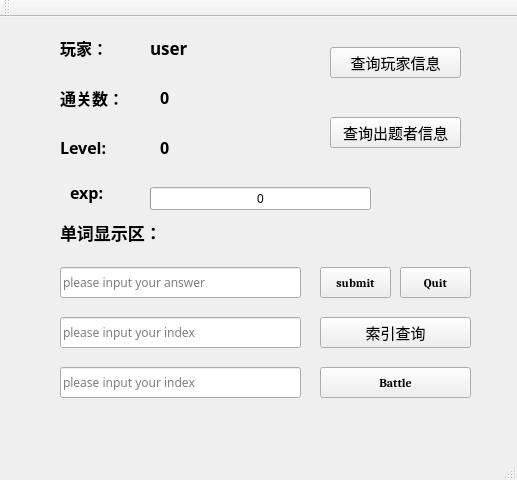
<?xml version="1.0" encoding="UTF-8"?>
<ui version="4.0">
 <class>MainWindow</class>
 <widget class="QMainWindow" name="MainWindow">
  <property name="windowModality">
   <enum>Qt::NonModal</enum>
  </property>
  <property name="geometry">
   <rect>
    <x>0</x>
    <y>0</y>
    <width>517</width>
    <height>480</height>
   </rect>
  </property>
  <property name="cursor">
   <cursorShape>ArrowCursor</cursorShape>
  </property>
  <property name="windowTitle">
   <string>Player</string>
  </property>
  <property name="styleSheet">
   <string notr="true">#MainWindow{border-image: url(:/back/images/3.jpg);}

</string>
  </property>
  <widget class="QWidget" name="centralWidget">
   <widget class="QLabel" name="label_4">
    <property name="geometry">
     <rect>
      <x>60</x>
      <y>70</y>
      <width>81</width>
      <height>21</height>
     </rect>
    </property>
    <property name="font">
     <font>
      <family>华文楷体</family>
      <pointsize>12</pointsize>
      <weight>75</weight>
      <bold>true</bold>
     </font>
    </property>
    <property name="text">
     <string>通关数：</string>
    </property>
   </widget>
   <widget class="QLabel" name="label">
    <property name="geometry">
     <rect>
      <x>200</x>
      <y>200</y>
      <width>171</width>
      <height>31</height>
     </rect>
    </property>
    <property name="font">
     <font>
      <family>Sitka Heading</family>
      <pointsize>16</pointsize>
      <weight>75</weight>
      <bold>true</bold>
     </font>
    </property>
    <property name="styleSheet">
     <string notr="true"/>
    </property>
    <property name="text">
     <string/>
    </property>
   </widget>
   <widget class="QPushButton" name="submit">
    <property name="geometry">
     <rect>
      <x>320</x>
      <y>250</y>
      <width>71</width>
      <height>31</height>
     </rect>
    </property>
    <property name="font">
     <font>
      <family>Cambria</family>
      <weight>75</weight>
      <bold>true</bold>
     </font>
    </property>
    <property name="text">
     <string>submit</string>
    </property>
   </widget>
   <widget class="QPushButton" name="pushButton_player">
    <property name="geometry">
     <rect>
      <x>330</x>
      <y>30</y>
      <width>131</width>
      <height>31</height>
     </rect>
    </property>
    <property name="font">
     <font>
      <family>华文行楷</family>
      <pointsize>11</pointsize>
     </font>
    </property>
    <property name="focusPolicy">
     <enum>Qt::NoFocus</enum>
    </property>
    <property name="text">
     <string>查询玩家信息</string>
    </property>
   </widget>
   <widget class="QLabel" name="label_5">
    <property name="geometry">
     <rect>
      <x>60</x>
      <y>20</y>
      <width>61</width>
      <height>21</height>
     </rect>
    </property>
    <property name="font">
     <font>
      <family>华文楷体</family>
      <pointsize>12</pointsize>
      <weight>75</weight>
      <bold>true</bold>
     </font>
    </property>
    <property name="text">
     <string>玩家：</string>
    </property>
   </widget>
   <widget class="QPushButton" name="Quit">
    <property name="geometry">
     <rect>
      <x>400</x>
      <y>250</y>
      <width>71</width>
      <height>31</height>
     </rect>
    </property>
    <property name="font">
     <font>
      <family>Cambria</family>
      <pointsize>9</pointsize>
      <weight>75</weight>
      <bold>true</bold>
     </font>
    </property>
    <property name="text">
     <string>Quit</string>
    </property>
   </widget>
   <widget class="QLabel" name="user">
    <property name="geometry">
     <rect>
      <x>150</x>
      <y>20</y>
      <width>101</width>
      <height>21</height>
     </rect>
    </property>
    <property name="font">
     <font>
      <family>Sitka Display</family>
      <pointsize>13</pointsize>
      <weight>75</weight>
      <bold>true</bold>
     </font>
    </property>
    <property name="text">
     <string>user</string>
    </property>
    <property name="textFormat">
     <enum>Qt::PlainText</enum>
    </property>
   </widget>
   <widget class="QProgressBar" name="progressBar">
    <property name="geometry">
     <rect>
      <x>150</x>
      <y>170</y>
      <width>221</width>
      <height>23</height>
     </rect>
    </property>
    <property name="maximum">
     <number>150</number>
    </property>
    <property name="value">
     <number>0</number>
    </property>
    <property name="invertedAppearance">
     <bool>false</bool>
    </property>
    <property name="format">
     <string>%v</string>
    </property>
   </widget>
   <widget class="QLabel" name="label_3">
    <property name="geometry">
     <rect>
      <x>60</x>
      <y>120</y>
      <width>61</width>
      <height>21</height>
     </rect>
    </property>
    <property name="font">
     <font>
      <family>微软雅黑</family>
      <pointsize>12</pointsize>
      <weight>75</weight>
      <bold>true</bold>
     </font>
    </property>
    <property name="text">
     <string>Level:</string>
    </property>
   </widget>
   <widget class="QLabel" name="label_2">
    <property name="geometry">
     <rect>
      <x>70</x>
      <y>160</y>
      <width>41</width>
      <height>31</height>
     </rect>
    </property>
    <property name="font">
     <font>
      <family>微软雅黑</family>
      <pointsize>12</pointsize>
      <weight>75</weight>
      <bold>true</bold>
     </font>
    </property>
    <property name="text">
     <string>exp:</string>
    </property>
   </widget>
   <widget class="QPushButton" name="pushButton_tester">
    <property name="geometry">
     <rect>
      <x>330</x>
      <y>100</y>
      <width>131</width>
      <height>31</height>
     </rect>
    </property>
    <property name="font">
     <font>
      <family>华文行楷</family>
      <pointsize>11</pointsize>
     </font>
    </property>
    <property name="text">
     <string>查询出题者信息</string>
    </property>
   </widget>
   <widget class="QLineEdit" name="answer">
    <property name="geometry">
     <rect>
      <x>60</x>
      <y>250</y>
      <width>241</width>
      <height>31</height>
     </rect>
    </property>
    <property name="font">
     <font>
      <family>SimSun-ExtB</family>
      <pointsize>9</pointsize>
      <weight>50</weight>
      <bold>false</bold>
     </font>
    </property>
    <property name="placeholderText">
     <string>please input your answer</string>
    </property>
   </widget>
   <widget class="QPushButton" name="pushButton_index">
    <property name="geometry">
     <rect>
      <x>320</x>
      <y>300</y>
      <width>151</width>
      <height>31</height>
     </rect>
    </property>
    <property name="font">
     <font>
      <family>华文行楷</family>
      <pointsize>11</pointsize>
      <weight>50</weight>
      <bold>false</bold>
     </font>
    </property>
    <property name="text">
     <string>索引查询</string>
    </property>
   </widget>
   <widget class="QLabel" name="count">
    <property name="geometry">
     <rect>
      <x>160</x>
      <y>70</y>
      <width>72</width>
      <height>21</height>
     </rect>
    </property>
    <property name="font">
     <font>
      <family>微软雅黑</family>
      <pointsize>12</pointsize>
      <weight>75</weight>
      <bold>true</bold>
     </font>
    </property>
    <property name="mouseTracking">
     <bool>false</bool>
    </property>
    <property name="text">
     <string>0</string>
    </property>
   </widget>
   <widget class="QLabel" name="level">
    <property name="geometry">
     <rect>
      <x>160</x>
      <y>120</y>
      <width>72</width>
      <height>21</height>
     </rect>
    </property>
    <property name="font">
     <font>
      <family>微软雅黑</family>
      <pointsize>12</pointsize>
      <weight>75</weight>
      <bold>true</bold>
     </font>
    </property>
    <property name="text">
     <string>0</string>
    </property>
   </widget>
   <widget class="QLabel" name="label_6">
    <property name="geometry">
     <rect>
      <x>60</x>
      <y>200</y>
      <width>131</width>
      <height>31</height>
     </rect>
    </property>
    <property name="font">
     <font>
      <family>楷体</family>
      <pointsize>13</pointsize>
      <weight>75</weight>
      <bold>true</bold>
     </font>
    </property>
    <property name="text">
     <string>单词显示区：</string>
    </property>
   </widget>
   <widget class="QLineEdit" name="lineEdit">
    <property name="geometry">
     <rect>
      <x>60</x>
      <y>300</y>
      <width>241</width>
      <height>31</height>
     </rect>
    </property>
    <property name="font">
     <font>
      <family>SimSun-ExtB</family>
      <pointsize>9</pointsize>
      <weight>50</weight>
      <bold>false</bold>
     </font>
    </property>
    <property name="maxLength">
     <number>32768</number>
    </property>
    <property name="placeholderText">
     <string>please input your index</string>
    </property>
   </widget>
   <widget class="QLineEdit" name="battlename">
    <property name="geometry">
     <rect>
      <x>60</x>
      <y>350</y>
      <width>241</width>
      <height>31</height>
     </rect>
    </property>
    <property name="font">
     <font>
      <family>SimSun-ExtB</family>
      <pointsize>9</pointsize>
      <weight>50</weight>
      <bold>false</bold>
     </font>
    </property>
    <property name="placeholderText">
     <string>please input your index</string>
    </property>
   </widget>
   <widget class="QPushButton" name="battle">
    <property name="geometry">
     <rect>
      <x>320</x>
      <y>350</y>
      <width>151</width>
      <height>31</height>
     </rect>
    </property>
    <property name="font">
     <font>
      <family>Cambria</family>
      <weight>75</weight>
      <bold>true</bold>
     </font>
    </property>
    <property name="text">
     <string>Battle</string>
    </property>
   </widget>
  </widget>
  <widget class="QMenuBar" name="menuBar">
   <property name="geometry">
    <rect>
     <x>0</x>
     <y>0</y>
     <width>517</width>
     <height>26</height>
    </rect>
   </property>
  </widget>
  <widget class="QToolBar" name="mainToolBar">
   <attribute name="toolBarArea">
    <enum>TopToolBarArea</enum>
   </attribute>
   <attribute name="toolBarBreak">
    <bool>false</bool>
   </attribute>
  </widget>
  <widget class="QStatusBar" name="statusBar"/>
 </widget>
 <layoutdefault spacing="6" margin="11"/>
 <tabstops>
  <tabstop>answer</tabstop>
  <tabstop>submit</tabstop>
  <tabstop>pushButton_player</tabstop>
  <tabstop>pushButton_tester</tabstop>
  <tabstop>Quit</tabstop>
 </tabstops>
 <resources/>
 <connections/>
</ui>
